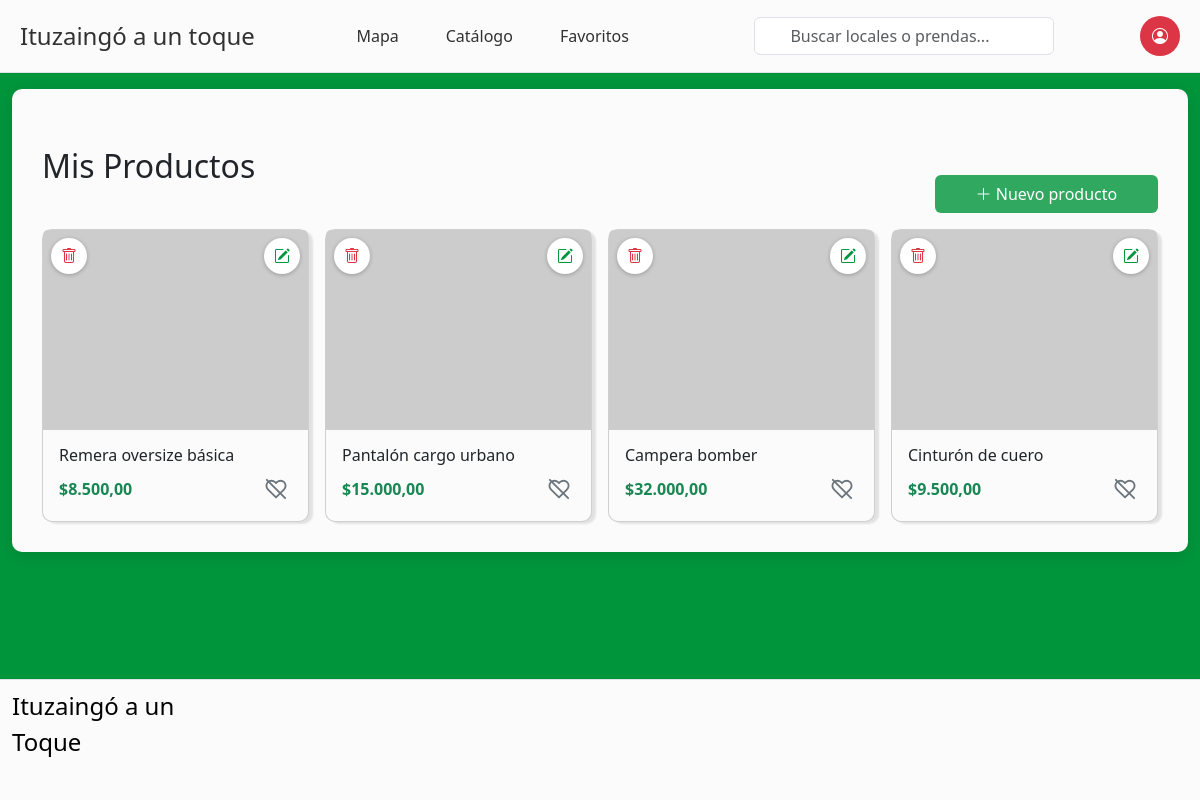
The page /index.php?pagina=mis-productos (signed in) on the database its author committed.
### tables this page shows
CREATE TABLE `productos` (
  `id` int(11) NOT NULL,
  `local_id` int(11) NOT NULL,
  `nombre_producto` varchar(100) NOT NULL,
  `descripcion` text DEFAULT NULL,
  `talle` varchar(50) DEFAULT NULL,
  `precio` decimal(10,2) NOT NULL,
  `categoria_id` int(11) DEFAULT NULL,
  `creado_en` timestamp NOT NULL DEFAULT current_timestamp()
);

### mis_productos.php (the view, shortened to what this page needs)
<?php
include 'conexion.php';
$usuario_id = $_SESSION['usuario_id'];
$sql_local = "SELECT id FROM locales WHERE usuario_id = ?";
$stmt_local = $conexion->prepare($sql_local);
$stmt_local->bind_param("i", $usuario_id);
$stmt_local->execute();
$local = $stmt_local->get_result()->fetch_assoc();
$productos = [];
if ($local) {
    $sql = "SELECT p.id, p.nombre_producto, p.precio,
                   (SELECT ip.ruta FROM imagenes_producto ip
                    WHERE ip.producto_id = p.id
                    ORDER BY ip.orden ASC LIMIT 1) AS imagen_ruta
            FROM productos p
            WHERE p.local_id = ?
            ORDER BY p.creado_en DESC";
    $stmt = $conexion->prepare($sql);
    $stmt->bind_param("i", $local['id']);
    $stmt->execute();
    $resultado = $stmt->get_result();
    while ($fila = $resultado->fetch_assoc()) {
        $productos[] = $fila;
    }
}
$favoritos_producto_ids = [];
?>
<div class="container-fluid my-3">
    <div class="contenedor-catalogo">
        <div class="d-flex justify-content-between align-items-center mb-3 flex-wrap gap-2">
            <h2 class="mb-0">Mis Productos</h2>
            <a href="index.php?pagina=subir-producto" class="enlace-interno btn boton text-decoration-none">
                <i class="bi bi-plus-lg"></i> Nuevo producto
            </a>
        </div>
        <?php if (!$local): ?>
            <p class="text-muted">
                Todavía no tenés un local registrado.
                <a href="index.php?pagina=subir-local" class="enlace-interno">Registrá uno</a> para poder subir productos.
            </p>
        <?php elseif (count($productos) === 0): ?>
            <p class="text-muted">Todavía no subiste ningún producto.</p>
        <?php else: ?>
            <div class="row g-3">
                <?php foreach ($productos as $producto): ?>
                    <?php $esFavorito = in_array((int) $producto['id'], $favoritos_producto_ids, true); ?>
                    <div class="col-6 col-lg-3">
                        <div class="card h-100 position-relative">
                            <a href="index.php?pagina=subir-producto&id=<?php echo $producto['id']; ?>"
                               class="enlace-interno btn-editar-producto position-absolute top-0 end-0 m-2 bg-white rounded-circle"
                               style="z-index: 3;"
                               title="Editar producto">
                                <i class="bi bi-pencil-square"></i>
                            </a>
                            <button type="button"
                                    class="btn-eliminar-producto position-absolute top-0 start-0 m-2 bg-white rounded-circle"
                                    style="z-index: 3;"
                                    data-id="<?php echo $producto['id']; ?>"
                                    data-nombre="<?php echo htmlspecialchars($producto['nombre_producto']); ?>"
                                    title="Eliminar producto"
                                    aria-label="Eliminar producto">
                                <i class="bi bi-trash"></i>
                            </button>
                            <a href="index.php?pagina=prenda&id=<?php echo $producto['id']; ?>"
                               class="enlace-interno text-decoration-none text-dark stretched-link">
                                <img src="<?php echo htmlspecialchars($producto['imagen_ruta']); ?>"
                                     class="card-img-top" style="height:200px; object-fit:cover;"
                                     alt="<?php echo htmlspecialchars($producto['nombre_producto']); ?>">
                                <div class="card-body text-center pb-0">
                                    <h3 class="h6 text-start"><?php echo htmlspecialchars($producto['nombre_producto']); ?></h3>
                                </div>
                            </a>
                            <div class="card-body pt-0">
                                <div class="d-flex justify-content-between align-items-center">
                                    <p class="fw-bold text-success mb-0">
                                        $<?php echo number_format($producto['precio'], 2, ',', '.'); ?>
                                    </p>
                                    <button type="button"
                                            class="btn-favorito-inferior position-relative <?php echo $esFavorito ? 'activo' : ''; ?>"
                                            style="z-index: 2;"
                                            data-tipo="producto"
                                            data-id="<?php echo $producto['id']; ?>"
                                            aria-label="Marcar como favorito">
                                    </button>
                                </div>
                            </div>
                        </div>
                    </div>
                <?php endforeach; ?>
            </div>
        <?php endif; ?>
    </div>
</div>

### style.css (style rules this page uses)
* { box-sizing: border-box; }
html, body { margin: 0; padding: 0; }
body { background:#00953c; display: flex; flex-direction: column; min-height: 100vh; }
:root { --alto-header: 73px; }
.card { display: flex; flex-direction: column; width: 100%; background: #fbfbfb; border-radius: 10px; box-shadow: 4px 2px 2px rgba(0, 0, 0, 0.100); }
.card img { width:100%; height:250px; object-fit:cover; }
.contenedor-catalogo { margin-top:0; width: 100%; background-color: #fbfbfb; padding: 30px; border-radius: 10px; box-shadow: 0 4px 15px rgba(0,0,0,0.1); }
.btn-editar-producto { width: 36px; height: 36px; display: flex; align-items: center; justify-content: center; border: none; box-shadow: 0 1px 4px rgba(0, 0, 0, 0.25); color: #00953c; }
.btn-eliminar-producto { width: 36px; height: 36px; padding: 0; display: flex; align-items: center; justify-content: center; border: none; box-shadow: 0 1px 4px rgba(0, 0, 0, 0.25); color: #dc3545; cursor: pointer; }
.btn-favorito-inferior { background: transparent; border: none; width: 32px; height: 32px; display: flex; align-items: center; justify-content: center; cursor: pointer; color: #6c757d; transition: all 0.3s ease; padding: 0; }
.btn-favorito-inferior svg { width: 22px; height: 22px; }
.boton { margin-top:5%; background-color: #00953cce; width: 20%; color:rgb(255, 255, 255); }

### rows shown on the page
productos: nombre_producto "Remera oversize básica", precio "8.500,00"
productos: nombre_producto "Pantalón cargo urbano", precio "15.000,00"
productos: nombre_producto "Campera bomber", precio "32.000,00"
productos: nombre_producto "Cinturón de cuero", precio "9.500,00"
